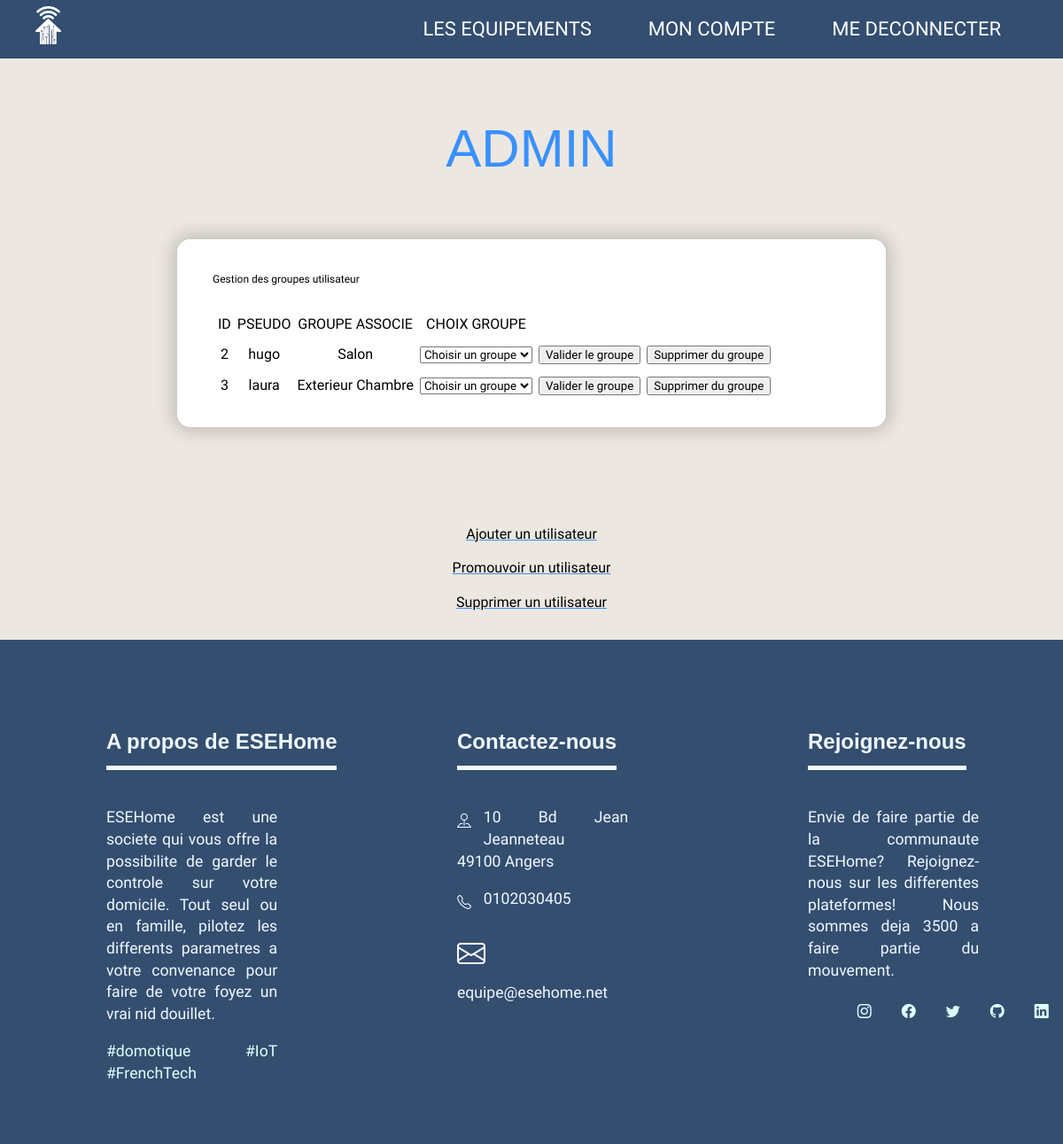
Page /DEV_PHP_WEB/gestionutilisateur.php (signed in) on the committed database.
### tables this page shows
CREATE TABLE IF NOT EXISTS `users` (
    `id` int(11) NOT NULL AUTO_INCREMENT,
    `pseudo` varchar(255) NOT NULL,
    `password` varchar(255) NOT NULL,
    `creation_date` timestamp NOT NULL DEFAULT CURRENT_TIMESTAMP,
    `admin` bit NOT NULL DEFAULT 0,

    PRIMARY KEY (id)
);

CREATE TABLE IF NOT EXISTS `groups` (
    `id` int(11) NOT NULL AUTO_INCREMENT,
    `name` varchar(100) NOT NULL,

    PRIMARY KEY (id)
);

### DEV_PHP_WEB/gestionutilisateur.php (the view, shortened to what this page needs)
<?php
    require 'inc/header.php';
	require 'inc/db.php';
	$sqlQueryAffiche = 'SELECT id, pseudo FROM users WHERE admin = 0 ORDER BY pseudo';
	$recipesStatementAffiche = $pdo->prepare($sqlQueryAffiche);
	$recipesStatementAffiche->execute() or exit(print_r($recipesStatementAffiche->errorInfo()));
	$users = $recipesStatementAffiche->fetchAll();
?>
<link rel="stylesheet" href="css/inscription.css"/>
</head>
<body>
	<h1>ADMIN</h1>
	<div class="container contadm">
		<div class="formadm">
			<div class="main">
				<p>Gestion des groupes utilisateur</p>
				<table id="table">
				<tr>
					<th>ID</th>
					<th>PSEUDO</th>
					<th>GROUPE ASSOCIE</th>
					<th>CHOIX GROUPE</th>
				</tr>
				<?php
					foreach ($users as $recipe) {
							$sqlgrpUtilisateur = 'SELECT name FROM groups AS GR
							INNER JOIN users_groups AS GU ON GU.id_group = GR.id
							INNER JOIN users AS UT ON UT.id = GU.id_user
							WHERE UT.id ='.$recipe->id;
							$recipesStatementgrpUtilisateur = $pdo->prepare($sqlgrpUtilisateur);
							$recipesStatementgrpUtilisateur->execute() or exit(print_r($recipesStatementgrpUtilisateur->errorInfo()));
							$groupes = $recipesStatementgrpUtilisateur->fetchAll();
				?>
					<form action="#" method="post">
						<tr>
							<td><?php echo $recipe->id;?></td>
							<td><?php echo $recipe->pseudo;?></td>
							<td><?php foreach ($groupes as $groupesutlisateur) {
								echo $groupesutlisateur->name.' ';
							}?></td>
							<td>
								<select name="choixgroupeobjet" class="groupeobjet">
									<option value="">Choisir un groupe</option>
			                    </select >
							</td>
							<td><input type="hidden" name="datagrp" value="<?php echo $recipe->id; ?>">
								<button type="submit" name="formgrpuser" value="selectedValue">Valider le groupe</button>
							</td>
							<td><input type="hidden" name="datagrpsupp" value="<?php echo $recipe->id; ?>">
								<button type="submit" name="formgrpusersupp">Supprimer du groupe</button>
							</td>
						</tr>
					</form>
				<?php } ?>
				</table>
			</div>
		</div>
	</div>
	<div class="lien">
		<p><a href="ajouterutilisateur.php">Ajouter un utilisateur</a></p>
		<p><a href="promouvoirutilisateur.php">Promouvoir un utilisateur</a></p>
		<p><a href="supprimerutilisateur.php">Supprimer un utilisateur</a></p>
	</div>
<?php require 'inc/footer.php';?>

### DEV_PHP_WEB/css/styles.css (style rules this page uses)
* { font-family: "Exo"; font-weight: 300; }

### DEV_PHP_WEB/css/header.css (style rules this page uses)
html, body { font-family: Roboto; font-size: 16px; line-height: 1.4; height: 100%; margin: 0 0 0 0; padding: 0; }
a { text-decoration: none; color: inherit; }
.container { padding: 60px 0 !important; }

### DEV_PHP_WEB/css/compte.css (style rules this page uses)
* { box-sizing: border-box; }
h1 { font-size: 1em; line-height: 1.4; font-family: 'Exo', sans-serif; color: #63CCC8; text-align: center; margin: 0; margin-top: 1em; padding: 0; }
.container { position: relative; display: flex; justify-content: center; align-items: center; width: 100%; height: 100%; margin: 0; padding: 10px 100px; margin-bottom: 300px; font-family: -apple-system, BlinkMacSystemFont, 'Segoe UI', Roboto, Oxygen, Ubuntu, Cantarell, 'Open Sans', 'Helvetica Neue', sans-serif; }
.formadm { max-width: 850px; background-color: #fff; box-shadow: 0px 0px 19px 5px rgba(0,0,0,0.19); }
.main { padding: 25px 40px; text-align: center; }
#table { border-spacing: 5px 10px; }
#table td { text-align: center; vertical-align: middle; }
.lien { text-align: center; margin: 0; font-weight: bold; text-decoration: underline #3991FF; padding-bottom: 15px; }

### DEV_PHP_WEB/css/inscription.css (style rules this page uses)
* { box-sizing: border-box; }
h1 { font-family: 'Work Sans', sans-serif; font-size: 60px; color: #3991FF; text-align: center; }
.container { position: unset; display: flex; justify-content: center; align-items: center; width: 100%; height: 100%; padding: 45px 100px; font-family: -apple-system, BlinkMacSystemFont, 'Segoe UI', Roboto, Oxygen, Ubuntu, Cantarell, 'Open Sans', 'Helvetica Neue', sans-serif; margin-bottom: 50px; }

### DEV_PHP_WEB/css/admin.css (style rules this page uses)
* { box-sizing: border-box; }
h1 { font-size: 1em; line-height: 1.4; font-family: 'Exo', sans-serif; color: #63CCC8; text-align: center; margin: 0; margin-top: 1em; padding: 0; }
.container { position: relative; display: flex; justify-content: center; align-items: center; width: 100%; height: 100%; margin: 0; padding: 10px 100px; font-family: -apple-system, BlinkMacSystemFont, 'Segoe UI', Roboto, Oxygen, Ubuntu, Cantarell, 'Open Sans', 'Helvetica Neue', sans-serif; }
.contadm { padding: 0; }
.formadm { max-width: 850px; background-color: #fff; border-radius: 15px; }
.main { height: fit-content; width: 70vw; min-width: 800px; max-width: 750px; background: white; margin: 0 auto; border-radius: 15px; border-bottom: 100px; position: relative; overflow: hidden; }
.main p { text-align: left !important; font-size: 12px; margin-bottom: 20px; }
#table { border-spacing: 5px 10px; }
#table td { text-align: center; vertical-align: middle; }
.lien { text-align: center; margin: 0; font-weight: bold; text-decoration: underline #3991FF; padding-bottom: 15px; }

### DEV_PHP_WEB/css/mesobjets.css (style rules this page uses)
* { box-sizing: border-box; font-family: "Exo"; font-weight: 300; }

### rows in the picture
users: id "2", pseudo "hugo"
groups: name "Salon"
users: id "3", pseudo "laura"
groups: name "Exterieur"
groups: name "Chambre"
